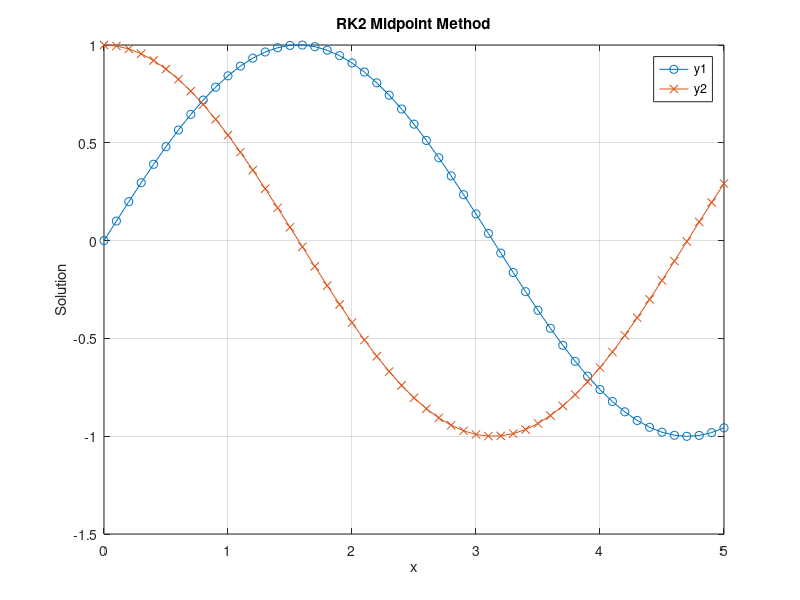

The MATLAB script that drew this image:
% RK2 Mid point method

clc;
clear;

function dydx = ode_system(x, y)
    dy1dx = y(2);
    dy2dx = -y(1);
    dydx = [dy1dx; dy2dx]; 
end

h = 0.1;
n = 50;

x = 0:h:5;
y = zeros(2,n+1);

y(1,1) = 0;
y(2,1) = 1;

for i = 1:n
    k1 = ode_system(x(i), y(:,i));
    k2 = ode_system(x(i) + h/2, y(:,i) + (h/2)*k1);
    
    y(:,i+1) = y(:,i) + h * k2;
end

plot(x, y(1,:), '-o', x, y(2,:), '-x');
legend('y1','y2');
xlabel('x');
ylabel('Solution');
title('RK2 Midpoint Method');
grid on;
